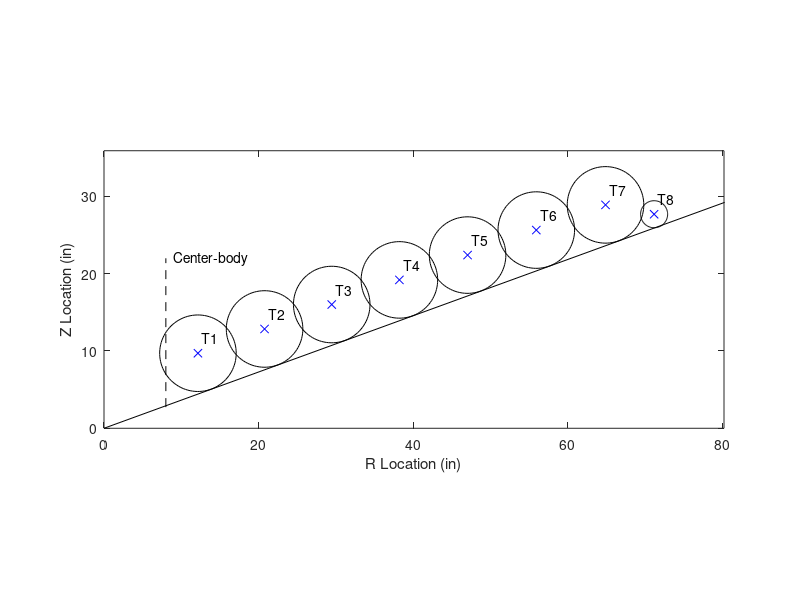

This figure's MATLAB source:
function [C,r] = pressure_tub_config
% Defines the 3.7 meter HIAD pressure tub test cross section

alpha = 70; % Cone angle
R = 3.7/2; % HIAD radius
R = R*1000/25.4;
Rcb = 8; % Radius of centerbody

L = R/sind(alpha) - Rcb/sind(alpha); % Length of TPS

r = [9.9 % Scaled from drawing
    9.9
    9.9
    9.9
    9.9
    9.9
    9.9
    3.5]/2;

C1 = zeros(size(r,1),2);

overlap = [.8 .3]; % Torus overlap linearly tapers from a to b
overlap_i = linspace(overlap(1),overlap(2),size(r,1))';

% Location of first torus
C1(1,:) = [Rcb + r(1) (Rcb + r(1))/tand(alpha) + r(1)/sind(alpha)] - [overlap_i(1) overlap_i(1)*cosd(alpha)];

% Location of other tori
for i = 2:size(r,1) - 1
    Li = r(i - 1) + r(i) - overlap_i(i);
    C1(i,:) = C1(i - 1,:) + [Li*cosd(90 - alpha) Li*sind(90 - alpha)];
end

% Location of shoulder torus
th = -30.897;
Li = r(end - 1) + r(end) - overlap_i(end);
alpha0 = 90 - alpha;

% x = C1(end - 1,1);
% y = C1(end - 1,2);
% x1 = x + Li*cosd(th)
% y1 = y + Li*sind(th)
% y11 = tand(alpha0)*x1

% f = @(th) y + Li*sind(th) - tand(alpha0)*(x + Li*cosd(th));
% fminsearch(@(th) f(th),[-20 -40])

% a = Li*sind(th) - Li*cosd(th)*tand(alpha0)
% b = tand(alpha0)*x + r(end)*sind(alpha0)*tand(alpha0) - y + r(end)*cosd(alpha0)

C1(end,:) = C1(end - 1,:) + [Li*cosd(alpha0 + th) Li*sind(alpha0 + th)];

% % Check HIAD radius
% Lout = (C1(end,1) + r(end))*25.4/1000*2;

% Include tieback location
C = [Rcb C1(1,2);
    C1];


%% Plot
theta = linspace(0,2*pi,100)';
plotting = 1;

SI = 1; % 25.4;

if plotting == 1
    figure(100)
    clf
    box on
    hold on
    axis equal
%     axis off

    for i = 1:size(C1,1)
        plot(C1(i,1)*SI,C1(i,2)*SI,'bx') % Torus centers
        plot((r(i)*cos(theta) + C1(i,1))*SI,(r(i)*sin(theta) + C1(i,2))*SI,'k-') % Torus cross sections
        
        text((C1(i,1) + .5)*SI,(C1(i,2) + 2)*SI,strcat('T',num2str(i)))
    end

    plot([0 R*1.25*cosd(90 - alpha)]*SI,[0 R*1.25*sind(90 - alpha)]*SI,'k-') % HIAD fore side
    plot([Rcb Rcb]*SI,[Rcb*cosd(alpha) (C1(1,2) + r(1))*1.5]*SI,'k--') % Centerbody location
    text((Rcb + 1)*SI,(C1(1,2) + r(1))*1.5*SI,'Center-body')
    
    xlim([0 (C1(end,1) + r(end))*1.1]*SI)
    ylim([0 (C1(end,2) + r(end - 1))*1.1]*SI)
    
    xlabel('R Location (in)')
    ylabel('Z Location (in)')
end
end

